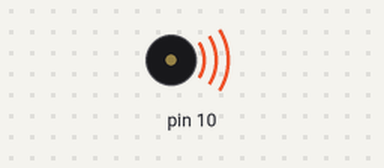
A sketch run on a simulated Arduino Uno, built with avr-gcc and run on an emulated ATmega328P. Parts: buzzer (waves = sounding).

Above: at 0.2 s.
At 9.2 s:
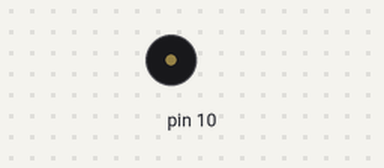
Timing chart, 0 to 9.8 s (numbered marks = the images above):
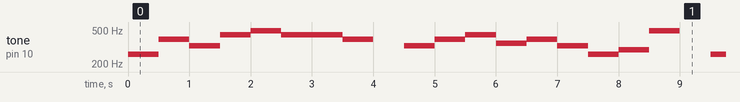

Measured:
- by itself, tone on pin 10: plays 261 Hz for 0.50 s, 392 Hz for 0.50 s, 329 Hz for 0.50 s, 440 Hz for 0.50 s, 493 Hz for 0.50 s, 440 Hz for 1.0 s … (217 notes in this stretch)

The sketch:

music.ino
```cpp
void setup() {
  pinMode(10, OUTPUT);
}

char notes[] = "cgeabaag egafgecdb cgeabaag egafgecdb "; //espaço é uma pausa
int beats[] = { 1, 1, 1, 1, 1, 1, 1, 1, 1, 1, 1, 1, 1, 1, 1, 1, 1, 1, 1, 1, 1, 1, 1, 1, 1, 1, 1, 1, 1, 1 };
int tempo = 500;

void loop() {
  for(int i=0;i<30;i++){
    if (notes[i]=='c') {  //do
      tone(10,261,tempo*(beats[i]));
    }
    if (notes[i]=='d') { //re
      tone(10,294,tempo*(beats[i]));
    }
    if (notes[i]=='e') { //mi
      tone(10,329,tempo*(beats[i]));
    }
    if (notes[i]=='f') { //fa
      tone(10,349,tempo*(beats[i]));
    }
    if (notes[i]=='g') { //sol
      tone(10,392,tempo*(beats[i]));
    }
    if (notes[i]=='a') { //la
      tone(10,440,tempo*(beats[i]));
    }
    if (notes[i]=='b') { //si
      tone(10,493,tempo*(beats[i]));
    }
    if (notes[i]==' ') {  //do
      tone(10,0,tempo*(beats[i]));
    }
    delay(tempo*(beats[i]));
  }
}
```
